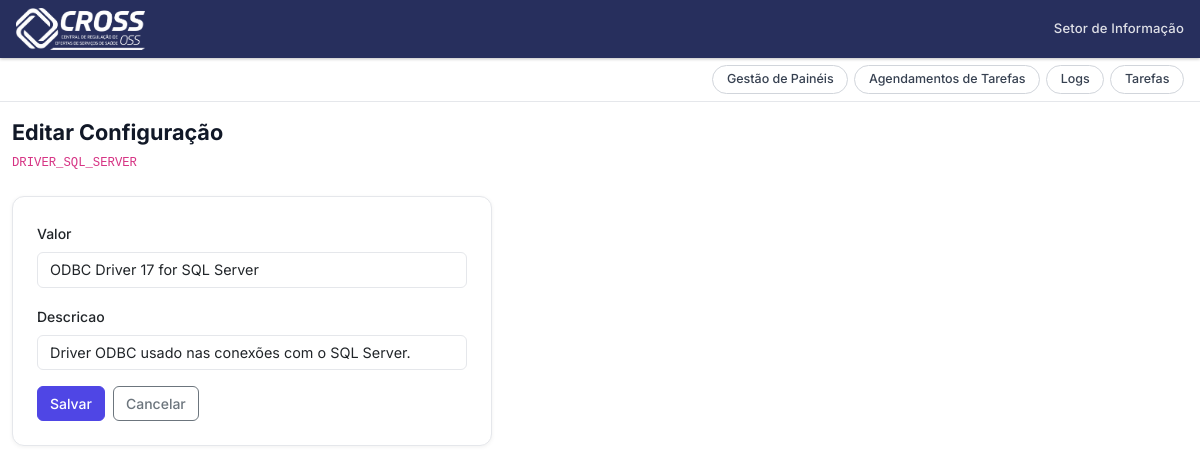
Screenshot of /agendador/configuracoes/2/editar/ with the database file from the repository.
### agendador/models.py (models this page shows, shortened)
class Configuracao(models.Model):
    chave = models.CharField(max_length=100, unique=True)
    valor = models.TextField()
    descricao = models.CharField(max_length=300, blank=True)
    atualizada_em = models.DateTimeField(auto_now=True)
    class Meta:
        ordering = ['chave']
        verbose_name = 'Configuração'
        verbose_name_plural = 'Configurações'

### agendador/views.py (the view)
# urls.py: path('configuracoes/<int:pk>/editar/', views.editar_configuracao, name='editar_configuracao'),
def editar_configuracao(request, pk):
    config = get_object_or_404(Configuracao, pk=pk)
    if request.method == 'POST':
        form = ConfiguracaoForm(request.POST, instance=config)
        if form.is_valid():
            form.save()
            return redirect('lista_configuracoes')
    else:
        form = ConfiguracaoForm(instance=config)
    return render(request, 'agendador/form_configuracao.html', {'form': form, 'config': config})

### agendador/views.py
class ConfiguracaoForm(django_forms.ModelForm):
    class Meta:
        model = Configuracao
        fields = ['valor', 'descricao']
        widgets = {
            'valor': django_forms.TextInput(attrs={'class': 'form-control'}),
            'descricao': django_forms.TextInput(attrs={'class': 'form-control'}),
        }

### agendador/templates/agendador/form_configuracao.html (shortened to what this page needs)
{% extends 'base.html' %}
{% block content %}
<h2 class="mb-1">Editar Configuração</h2>
<p class="text-muted mb-4" style="font-size:.875rem;">
    <code>{{ config.chave }}</code>
</p>
<div class="card p-4" style="max-width:480px;">
    <form method="post">
        {% for field in form %}
        <div class="mb-3">
            <label class="form-label">{{ field.label }}</label>
            {{ field }}
        </div>
        {% endfor %}
        <div class="d-flex gap-2 mt-2">
            <button type="submit" class="btn btn-primary">Salvar</button>
            <a href="{% url 'lista_configuracoes' %}" class="btn btn-outline-secondary">Cancelar</a>
        </div>
    </form>
</div>
{% endblock %}

### rows the page displays
Configuracao: chave "DRIVER_SQL_SERVER", form "ODBC Driver 17 for SQL Server" "Driver ODBC usado nas conexões com o SQL Server."

### other values shown
{{ field.label }} "Valor" "Descricao"
